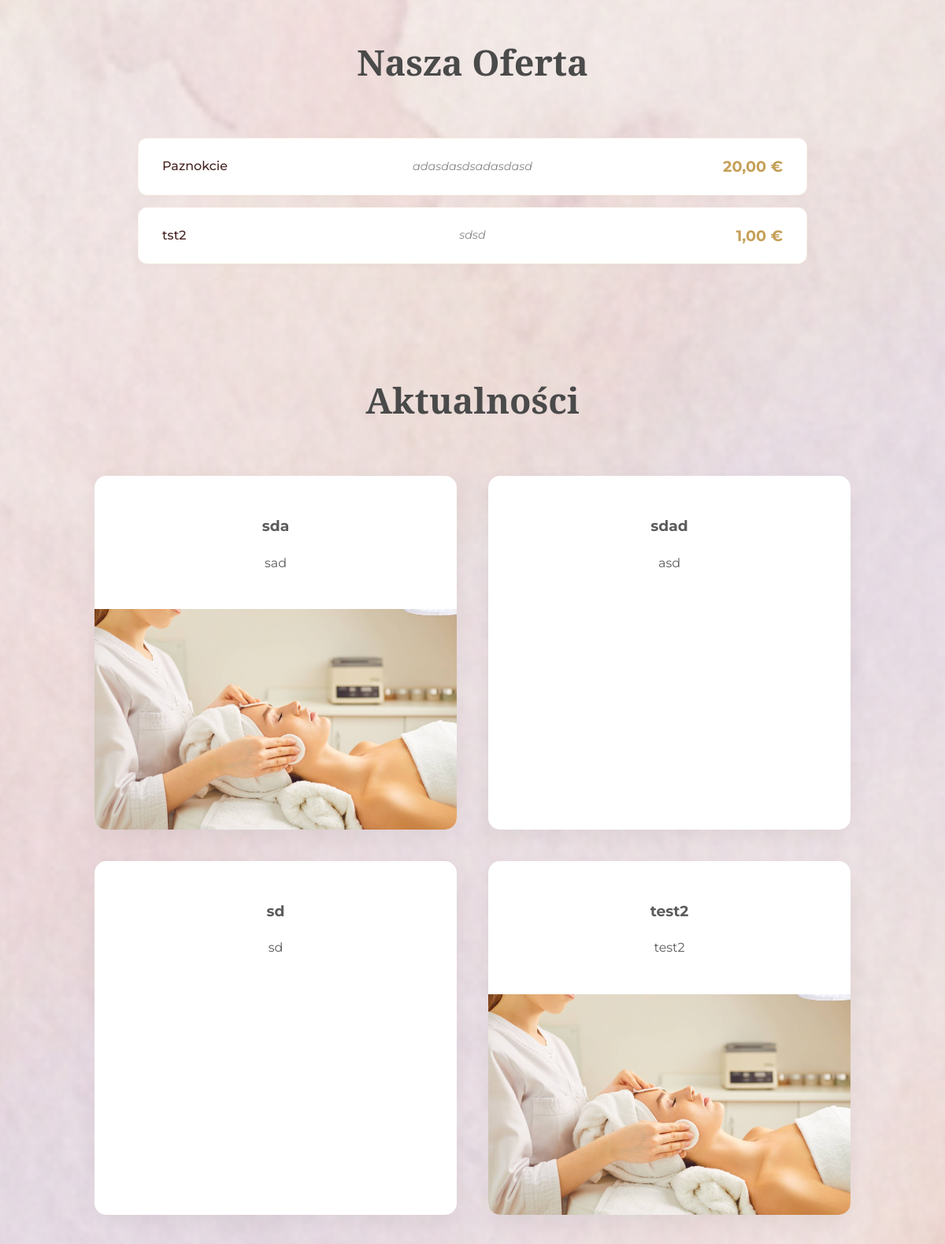
Before: / (middle part) with the older database file.
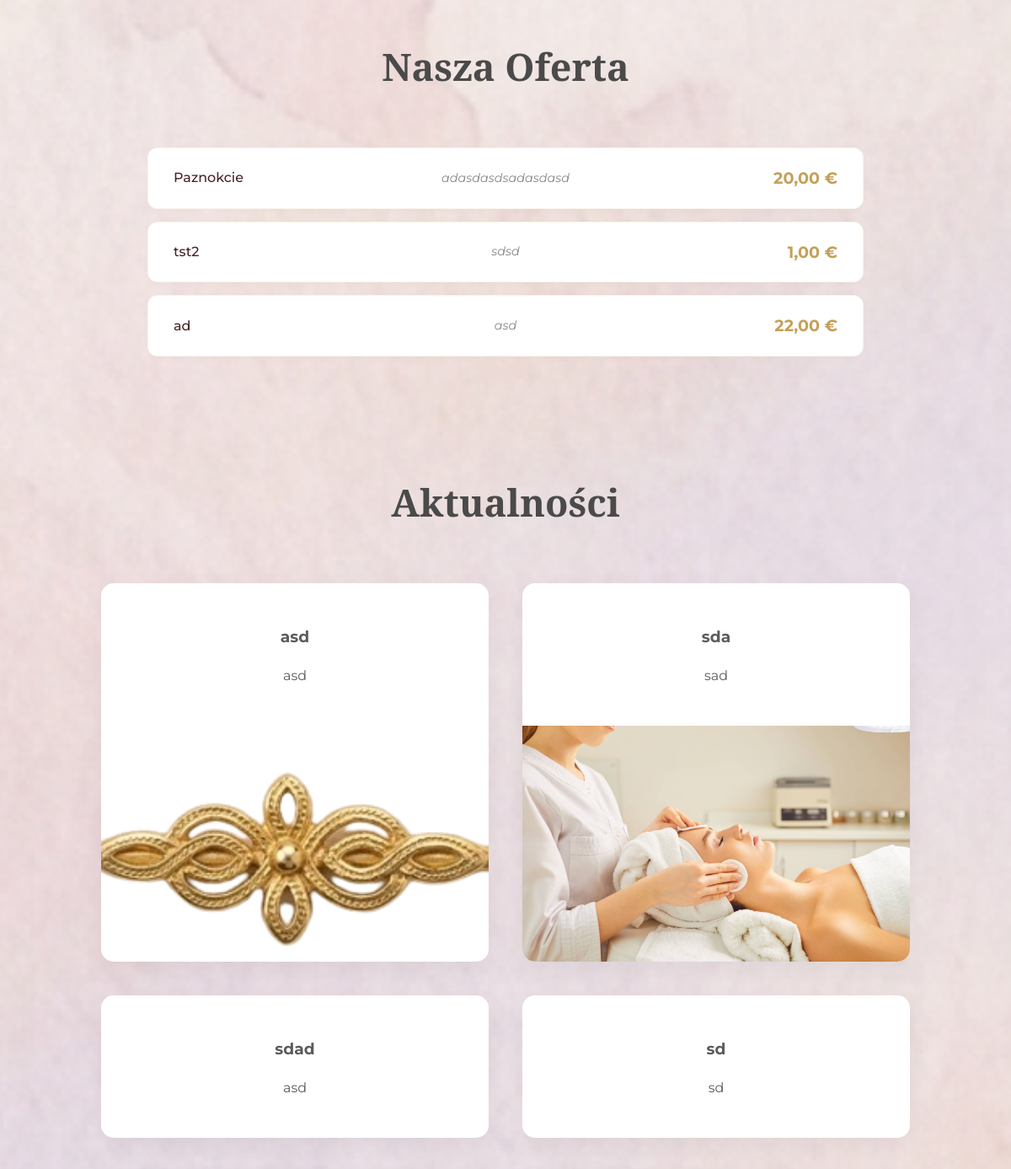
After: the same page with the newer database file.
### core/models.py (models this page shows, shortened)
class Service(models.Model):
    title = models.CharField(max_length=100, verbose_name="Nazwa usługi")
    description = models.TextField(verbose_name="Opis zabiegu")
    price = models.DecimalField(max_digits=8, decimal_places=2, verbose_name="Cena (€)")
    category = models.ForeignKey(Category, on_delete=models.CASCADE, verbose_name="Kategoria", null=True, blank=True)
    class Meta:
        verbose_name = "Usługa"
        verbose_name_plural = "Usługi"

class Post(models.Model):
    title = models.CharField(max_length=200, verbose_name="Tytuł posta")
    description = models.TextField(verbose_name="Opis")
    image = models.ImageField(upload_to='treatments/', verbose_name="Zdjęcie", blank=True, null=True)
    created_at = models.DateTimeField(auto_now_add=True, verbose_name="Data utworzenia posta")
    class Meta:
        verbose_name = "Post"
        verbose_name_plural = "Posty"

### core/views.py (the view)
# urls.py: 2. Add a URL to urlpatterns:  path('', views.home, name='home')
def home(request):
    if request.method == 'POST':
        form = ContactForm(request.POST)
        if form.is_valid():
            form.save()
            return redirect('home') # Odświeża stronę po wysłaniu
    else:
        form = ContactForm()
    company = CompanyInfo.objects.first() # Zakładamy, że masz jeden rekord z danymi firmy
    services = Service.objects.all()
    categories = Category.objects.prefetch_related('services').all()
    posts = Post.objects.all().order_by('-created_at') # Najnowsze posty pierwsze
    context = {
        'company': company,
        'services': services,
        'categories': categories,
        'posts': posts,
        'form': form,
    }
    return render(request, 'core/home.html', context)

### core/templates/core/home.html (shortened to what this page needs)
{% load static %}
<!DOCTYPE html>
<html lang="pl">
<head>
    <link rel="stylesheet" href="https://cdnjs.cloudflare.com/ajax/libs/font-awesome/6.4.0/css/all.min.css">
    <link rel="stylesheet" href="{% static 'core/css/style.css' %}">
</head>
<body>
    <section id="services">
        <h2 class="section-heading">Nasza Oferta</h2>
        <div class="services-list">
            {% for service in services %}
                <div class="service-row">
                    <span class="service-name">{{ service.title }}</span>
                    <span class="service-description">{{ service.description }}</span>
                    <span class="service-price">{{ service.price }} €</span>
                </div>
            {% endfor %}
        </div>
    </section>
    <section id="posts">
        <h2 class="section-heading">Aktualności</h2>
        <div class="grid-container">
            {% for post in posts %}
                <div class="card">
                    <div class="card-content">
                        <h3>{{ post.title }}</h3>
                        <p>{{ post.description }}</p>
                    </div>
                    {% if post.image %}
                        <img src="{{ post.image.url }}" alt="{{ post.title }}">
                    {% endif %}
                </div>
            {% endfor %}
        </div>
    </section>
</body>
</html>

### core/static/core/css/style.css (style rules this page uses)
html { scroll-behavior: smooth !important; }
:root { --primary: #c5a059; --primary-dark: #ab781a; --bg-powder: #fdf6f4; --text: #5c5c5c; --font-heading: 'Playfair Display', serif; --font-body: 'Montserrat', sans-serif; }
body { margin: 0; font-family: var(--font-body); color: var(--text); background-image: url('../img/background.png'); background-size: cover; background-position: center; background-attachment: fixed; background-repeat: no-repeat; line-height: 1.6; }
section { scroll-margin-top: 40px; }
#services, #posts, #contact { padding: 50px 10%; }
.section-heading { font-family: var(--font-heading); text-align: center; margin-bottom: 60px; font-size: 2.8rem; color: #4a4a4a; }
.services-list { max-width: 850px; margin: 0 auto; display: flex; flex-direction: column; gap: 15px; }
.service-row { display: flex; justify-content: space-between; align-items: center; padding: 20px 30px; background: #fff; border-radius: 12px; border: 1px solid rgba(191, 149, 63, 0.1); transition: all 0.3s ease; cursor: default; box-shadow: 0 2px 8px rgba(0, 0, 0, 0.02); }
.service-name { font-weight: 500; color: #462523; flex: 1; }
.service-description { color: #888; font-size: 0.9rem; padding: 0 20px; font-style: italic; flex: 2; text-align: center; }
.service-price { font-weight: bold; color: var(--primary); font-size: 1.2rem; flex: 1; text-align: right; }
.grid-container { display: grid; grid-template-columns: repeat(auto-fit, minmax(320px, 1fr)); gap: 40px; }
.card { background: #ffffff; border-radius: 15px; box-shadow: 0 10px 30px rgba(0, 0, 0, 0.05); overflow: hidden; display: flex; flex-direction: column; transition: transform 0.3s ease; }
.card-content { padding: 30px; flex-grow: 1; text-align: center; }
.card img { width: 100%; height: 280px; object-fit: cover; }

Changed rows visible on the page:
no longer on this page (row unchanged): Post: title "test2", description "test2", image (picture)
added Service: title "ad", description "asd", price "22,00"
added Post: title "asd", description "asd", image (picture)
